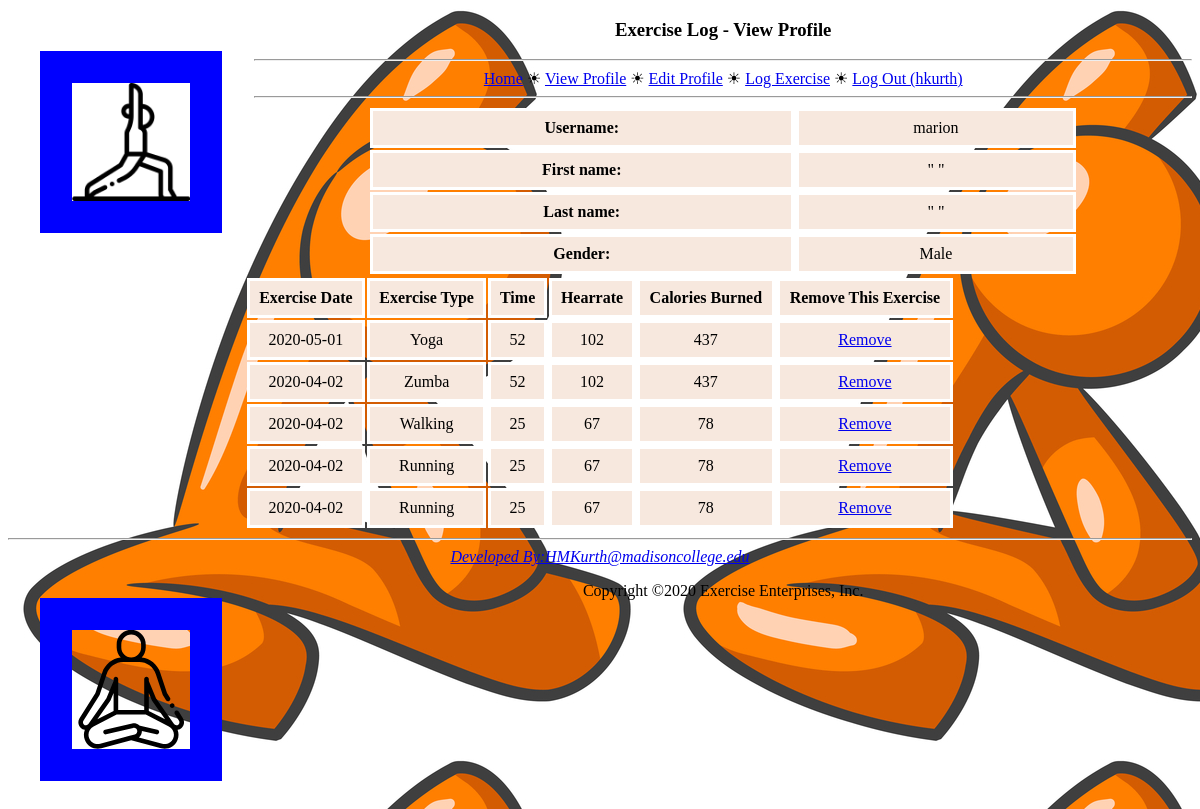
Screenshot of /project2/viewprofile.php?user_id=1 (signed in) with the database file from the repository.
### tables this page shows
CREATE TABLE `exercise_user` (
  `id` int(3) NOT NULL AUTO_INCREMENT,
  `username` varchar(50) NOT NULL,
  `password` varchar(100) DEFAULT NULL,
  `first_name` varchar(50) DEFAULT NULL,
  `last_name` varchar(50) DEFAULT NULL,
  `gender` varchar(3) DEFAULT 'M',
  `birthdate` date DEFAULT NULL,
  `weight` int(4) DEFAULT '200',
  PRIMARY KEY (`id`)
);

CREATE TABLE `exercise_log` (
  `id` int(3) NOT NULL AUTO_INCREMENT,
  `user_id` int(3) DEFAULT NULL,
  `dateOfExercise` date NOT NULL,
  `type` varchar(60) NOT NULL,
  `time_in_minutes` int(3) NOT NULL,
  `heartrate` int(3) NOT NULL,
  `calories` int(5) NOT NULL,
  PRIMARY KEY (`id`),
  KEY `user_id` (`user_id`),
  CONSTRAINT `exercise_log_ibfk_1` FOREIGN KEY (`user_id`) REFERENCES `exercise_user` (`id`)
);

### project2/viewprofile.php (the view, shortened to what this page needs)
<?php
    require_once('header.php');
    require_once('navmenu.php');
    $dbc = mysqli_connect(DB_HOST, DB_USER, DB_PASSWORD, DB_NAME)
            or die('error connecting to database');
    if (!isset($_GET['user_id']))
    {
        $query = "SELECT username, first_name, last_name, gender, birthdate, weight FROM exercise_user WHERE id = '" . $_SESSION['user_id'] . "'"
            or die('Error connecting to database');
    }
    else
    {
        $query = "SELECT username, first_name, last_name, gender, birthdate, weight FROM exercise_user WHERE id = '" . $_GET['user_id'] . "'"
                or die('Error connecting to database');
    }
    $data = mysqli_query($dbc, $query.mysqli_error($dbc));
    if (mysqli_num_rows($data) == 1)
    {
        $row = mysqli_fetch_array($data);
        echo '<table>';
            if (!empty($row['username']))
            {
                echo '<tr><td class="label">Username:</td><td>' . $row['username'] . '</td></tr>';
            }
            if (!empty($row['first_name']))
            {
                echo '<tr><td class="label">First name:</td><td>' . $row['first_name'] . '</td></tr>';
            }
            if (!empty($row['last_name']))
            {
            echo '<tr><td class="label">Last name:</td><td>' . $row['last_name'] . '</td></tr>';
            }
            if (!empty($row['gender']))
            {
                echo '<tr><td class="label">Gender:</td><td>';
                if ($row['gender'] == 'M')
                {
                    echo 'Male';
                }
            echo '</td></tr>';
            }
            if (!empty($row['birthdate']))
            {
            echo '</table>';
          }
          }
    else {
    echo '<p class="error">There was a problem accessing your profile.</p>';
    }
    $query = "SELECT * FROM exercise_log WHERE user_id = '" . $_SESSION['user_id'] . "'Order by dateOfExercise desc LIMIT 15"
            or die('Error connecting to database');
    $data = mysqli_query($dbc, $query);
    echo '<table id="exercise">';
    echo '<th class="label">Exercise Date</th>';
    echo '<th class="label">Exercise Type</th>';
    echo '<th class="label">Time</th>';
    echo '<th class="label">Hearrate</th>';
    echo '<th class="label">Calories Burned</th>';
    echo '<th class="label">Remove This Exercise</th></tr>';
    while ($row = mysqli_fetch_array($data))
    {
        echo '<tr><td>' . $row['dateOfExercise'] . '</td>';
        echo '<td>' . $row['type'] . '</td>';
        echo '<td>' . $row['time_in_minutes'] . '</td>';
        echo '<td>' . $row['heartrate'] . '</td>';
        echo '<td>' . $row['calories'] . '</td>';
        echo '<td><a href="removeexercise.php?id=' . $row['id'] . '&amp;dateOfExercise=' . $row['dateOfExercise'] .
          '&amp;type=' . $row['type'] . '&amp;time_in_minutes=' . $row['time_in_minutes'] .
          '&amp;heartrate=' . $row['heartrate'] . '&amp;calories=' . $row['calories'] . '">Remove</a></td></tr>';
      }
    echo '</table>';
    require_once('footer.php');
?>

### project2/style.css (style rules this page uses)
table { width:60%; margin: auto; border-collapse: separate; border-radius: 3em; }
td , th { border-color: white; border-width: 3px; border-style: solid; padding: .5em .5em .5em .5em; background-color: #f7e8de; }
td.label { font-weight: bold; }
body { background: url("stretch.jpg"); background-color:#dadaf3; }
html { font-family: Scope One; text-align: center; }

### rows the page displays
exercise_user: username "marion", first_name "\" \"", last_name "\" \""
exercise_log: dateOfExercise "2020-05-01", type "Yoga", time_in_minutes "52", heartrate "102", calories "437"
exercise_log: dateOfExercise "2020-04-02", type "Zumba", time_in_minutes "52", heartrate "102", calories "437"
exercise_log: dateOfExercise "2020-04-02", type "Walking", time_in_minutes "25", heartrate "67", calories "78"
exercise_log: dateOfExercise "2020-04-02", type "Running", time_in_minutes "25", heartrate "67", calories "78"
exercise_log: dateOfExercise "2020-04-02", type "Running", time_in_minutes "25", heartrate "67", calories "78"

### other values shown
$page_title "View Profile"
$_SESSION['username'] "hkurth"
